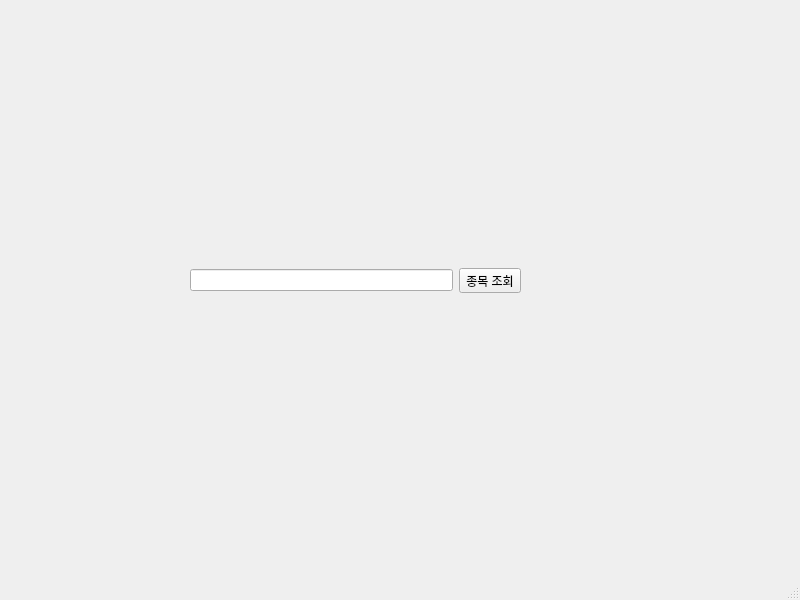
<?xml version="1.0" encoding="UTF-8"?>
<ui version="4.0">
 <class>MainWindow</class>
 <widget class="QMainWindow" name="MainWindow">
  <property name="geometry">
   <rect>
    <x>0</x>
    <y>0</y>
    <width>800</width>
    <height>600</height>
   </rect>
  </property>
  <property name="windowTitle">
   <string>MainWindow</string>
  </property>
  <property name="autoFillBackground">
   <bool>false</bool>
  </property>
  <widget class="QWidget" name="centralwidget">
   <widget class="QWidget" name="horizontalLayoutWidget">
    <property name="geometry">
     <rect>
      <x>190</x>
      <y>170</y>
      <width>331</width>
      <height>221</height>
     </rect>
    </property>
    <layout class="QHBoxLayout" name="horizontalLayout">
     <item>
      <widget class="QLineEdit" name="edit"/>
     </item>
     <item>
      <widget class="QToolButton" name="button">
       <property name="text">
        <string>종목 조회</string>
       </property>
      </widget>
     </item>
    </layout>
   </widget>
  </widget>
  <widget class="QMenuBar" name="menubar">
   <property name="geometry">
    <rect>
     <x>0</x>
     <y>0</y>
     <width>800</width>
     <height>26</height>
    </rect>
   </property>
  </widget>
  <widget class="QStatusBar" name="statusbar"/>
 </widget>
 <resources/>
 <connections/>
</ui>
